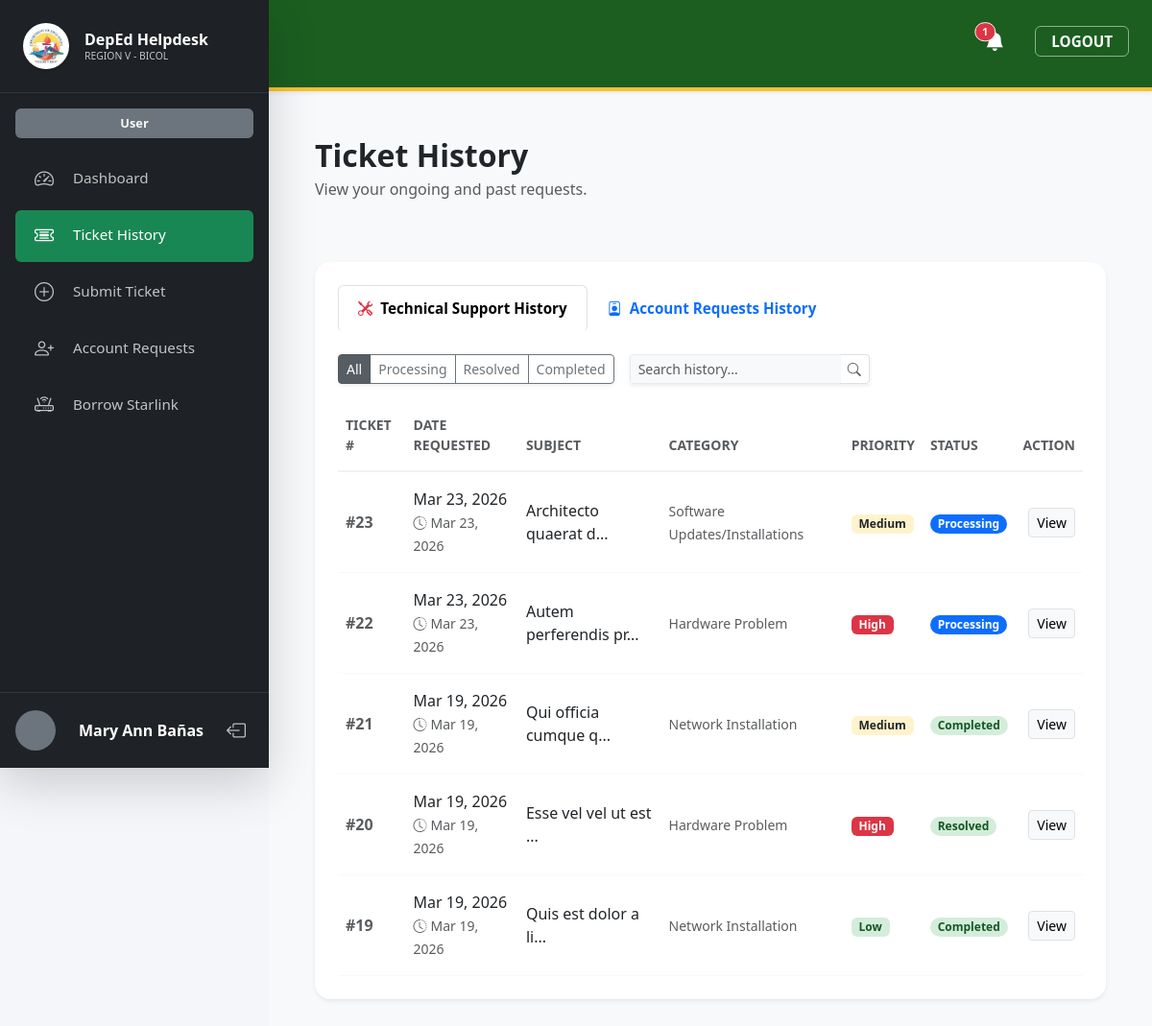
/ticket_history.php (signed in), run on the app's committed database.
### tables this page shows
CREATE TABLE `ticket` (
  `ticketId` int NOT NULL,
  `subject` varchar(150) NOT NULL,
  `description` text NOT NULL,
  `priority` enum('Low','Medium','High','Express') DEFAULT 'Medium',
  `status` enum('Pending','Processing','Resolved','Completed') DEFAULT 'Pending',
  `remarks` text,
  `userId` int NOT NULL,
  `departmentId` int NOT NULL,
  `createdAt` timestamp NULL DEFAULT CURRENT_TIMESTAMP,
  `updatedAt` datetime DEFAULT CURRENT_TIMESTAMP ON UPDATE CURRENT_TIMESTAMP,
  `assignedTo` int DEFAULT NULL,
  `categoryId` int DEFAULT NULL,
  `technician_signature` longtext,
  `resolvedBy` int DEFAULT NULL,
  `resolvedAt` datetime DEFAULT NULL,
  `completedAt` datetime DEFAULT NULL,
  `release_reason` text,
  `released_at` datetime DEFAULT NULL
);

CREATE TABLE `category` (
  `categoryId` int NOT NULL,
  `categoryName` varchar(50) NOT NULL,
  `categoryType` varchar(50) NOT NULL,
  `is_express_eligible` tinyint(1) DEFAULT '0'
);

### ticket_history.php (the view, shortened to what this page needs)
<?php
function formatTimeAgo($datetime)
{
    $time = strtotime($datetime);
    $diff = time() - $time;
    return date("M d, Y", $time);
}
$limit = 10;
$techPage = isset($_GET['tech_page']) ? max(1, (int)$_GET['tech_page']) : 1;
$techOffset = ($techPage - 1) * $limit;
$techFilter = $_GET['tech_filter'] ?? 'all';
$techSearch = trim($_GET['tech_search'] ?? '');
$activeTab = $_GET['tab'] ?? 'tech';
include 'head.php';
?>
<body>
    <div class="d-flex flex-column flex-md-row" style="min-height: 100vh;">
        <?php include 'sidebar.php'; ?>
        <div class="flex-grow-1 bg-light main-content" style="min-height: 100vh; overflow-y: auto;">
            <?php include 'header.php'; ?>
            <div class="container-fluid py-5 px-5">
                <div class="row align-items-center mb-5">
                    <div class="col-md-8">
                        <h2 class="fw-bold text-dark mb-1">Ticket History</h2>
                        <p class="text-muted">View your ongoing and past requests.</p>
                    </div>
                </div>
                <div class="card border-0 shadow-sm rounded-4 p-4 mb-5">
                    <ul class="nav nav-tabs border-0 mb-4" id="historyTabs" role="tablist">
                        <li class="nav-item" role="presentation">
                            <button class="nav-link fw-semibold <?= $activeTab === 'tech' ? 'active' : '' ?>" id="tech-tab" data-bs-toggle="tab" data-bs-target="#tech-history" type="button" role="tab">
                                <i class="bi bi-tools me-2 text-danger"></i>Technical Support History
                            </button>
                        </li>
                        <li class="nav-item" role="presentation">
                            <button class="nav-link fw-semibold <?= $activeTab === 'acct' ? 'active' : '' ?>" id="acct-tab" data-bs-toggle="tab" data-bs-target="#acct-history" type="button" role="tab">
                                <i class="bi bi-person-badge me-2 text-primary"></i>Account Requests History
                            </button>
                        </li>
                    </ul>
                    <div class="tab-content" id="historyTabsContent">
                        <div class="tab-pane fade <?= $activeTab === 'tech' ? 'show active' : '' ?>" id="tech-history" role="tabpanel">
                            <div class="mb-4">
                                <div class="d-flex flex-wrap gap-3">
                                    <div class="btn-group shadow-sm" role="group">
                                        <a href="?tab=tech&tech_page=1&tech_filter=all&tech_search=<?= urlencode($techSearch) ?>" class="btn btn-sm <?= $techFilter === 'all' ? 'btn-secondary active' : 'btn-outline-secondary' ?>">All</a>
                                        <a href="?tab=tech&tech_page=1&tech_filter=Processing&tech_search=<?= urlencode($techSearch) ?>" class="btn btn-sm <?= $techFilter === 'Processing' ? 'btn-secondary active' : 'btn-outline-secondary' ?>">Processing</a>
                                        <a href="?tab=tech&tech_page=1&tech_filter=Resolved&tech_search=<?= urlencode($techSearch) ?>" class="btn btn-sm <?= $techFilter === 'Resolved' ? 'btn-secondary active' : 'btn-outline-secondary' ?>">Resolved</a>
                                        <a href="?tab=tech&tech_page=1&tech_filter=Completed&tech_search=<?= urlencode($techSearch) ?>" class="btn btn-sm <?= $techFilter === 'Completed' ? 'btn-secondary active' : 'btn-outline-secondary' ?>">Completed</a>
                                    </div>
                                    <form method="GET" class="d-flex">
                                        <div class="input-group input-group-sm shadow-sm" style="width: 250px;">
                                            <input type="text" name="tech_search" class="form-control border-end-0" placeholder="Search history..." value="<?= htmlspecialchars($techSearch) ?>">
                                            <button class="btn btn-white border border-start-0" type="submit"><i class="bi bi-search text-muted"></i></button>
                                        </div>
                                    </form>
                                </div>
                            </div>
                            <div class="table-responsive">
                                <table class="table table-borderless align-middle mb-0" id="techTable">
                                    <thead style="border-bottom: 2px solid #f0f2f5;">
                                         <tr>
                                            <th class="text-muted small fw-bold pb-3">TICKET #</th>
                                            <th class="text-muted small fw-bold pb-3">DATE REQUESTED</th>
                                            <th class="text-muted small fw-bold pb-3">SUBJECT</th>
                                            <th class="text-muted small fw-bold pb-3">CATEGORY</th>
                                            <th class="text-muted small fw-bold pb-3">PRIORITY</th>
                                            <th class="text-muted small fw-bold pb-3">STATUS</th>
                                            <th class="text-end text-muted small fw-bold pb-3">ACTION</th>
                                        </tr>
                                    </thead>
                                    <tbody>
                                        <?php
                                        $techSearchParam = "%$techSearch%";
                                        $dataSql = "SELECT t.*, c.categoryName
                                                FROM ticket t
                                                LEFT JOIN category c ON t.categoryId = c.categoryId
                                                WHERE t.userId = ?
                                                AND t.status != 'Pending'
                                                AND (c.categoryType != 'Account Services' OR c.categoryType IS NULL)
                                                AND (? = 'all' OR t.status = ?)
                                                AND (? = '' OR t.subject LIKE ?)
                                                ORDER BY t.createdAt DESC LIMIT ? OFFSET ?";
                                        $stmt = $pdo->prepare($dataSql);
                                        $stmt->execute([$userId, $techFilter, $techFilter, $techSearchParam, $techSearchParam, $limit, $techOffset]);
                                        if ($stmt->rowCount() > 0) {
                                            while ($row = $stmt->fetch()) {
                                                $badgeClass = match ($row['status']) {
                                                    'Processing' => 'bg-primary',
                                                    'Resolved' => 'bg-success bg-opacity-75',
                                                    'Completed' => 'bg-success',
                                                    default => 'bg-secondary'
                                                };
                                                $prioClass = match ($row['priority']) {
                                                    'Express' => 'bg-express',
                                                    'High' => 'bg-danger',
                                                    'Medium' => 'bg-warning text-dark',
                                                    'Low' => 'bg-success',
                                                    default => 'bg-secondary'
                                                };
                                                $exactDate = date("M d, Y", strtotime($row['createdAt']));
                                                $aging = formatTimeAgo($row['createdAt']);
                                                echo "<tr style='border-bottom: 1px solid #f8f9fa;'>";
                                                echo "<td class='py-3 fw-bold text-muted'>#" . $row['ticketId'] . "</td>";
                                                echo "<td class='py-3'><div class='text-dark fw-medium'>" . $exactDate . "</div><small class='text-muted'><i class='bi bi-clock-history me-1'></i>" . $aging . "</small></td>";
                                                echo "<td class='py-3'>" . htmlspecialchars(substr($row['subject'], 0, 35)) . "...";
                                                echo "</td>";
                                                echo "<td class='py-3'><span class='small text-muted'>" . htmlspecialchars($row['categoryName'] ?? 'General') . "</span></td>";
                                                echo "<td class='py-3'><span class='badge " . $prioClass . "'>" . $row['priority'] . "</span></td>";
                                                echo "<td class='py-3'><span class='badge rounded-pill " . $badgeClass . "'>" . $row['status'] . "</span></td>";
                                                echo "<td class='py-3 text-end'>";
                                                echo "<a href='view_ticket.php?id=" . $row['ticketId'] . "' class='btn btn-sm btn-light border'>View</a>";
                                                echo "</td></tr>";
                                            }
                                        } else {
                                            echo "<tr><td colspan='7' class='text-center py-5 text-muted small'>No history found.</td></tr>";
                                        }
                                        ?>
                                    </tbody>
                                </table>
                            </div>
                        </div>
                    </div>
                </div>
            </div>
        </div>
    </div>
</body>
</html>

### style.css (style rules this page uses)
:root { --deped-green: #1b5e20; --deped-gold: #fbc02d; --sidebar-bg: #1a1c1e; --bg-light: #f4f6f9; --card-radius: 12px; }
body { font-family: 'Segoe UI', Tahoma, Geneva, Verdana, sans-serif; background-color: var(--bg-light); }
.main-content { margin-left: 280px; width: calc(100% - 280px); }
.form-control, .form-select { background-color: #f8f9fa; border: 1px solid #e9ecef; border-radius: 8px; padding: 12px 15px; font-size: 0.95rem; }
.badge.bg-warning { background-color: #fff3cd !important; color: #856404; }
.badge.bg-success { background-color: #d4edda !important; color: #155724; }

### sidebar.php (style rules this page uses)
.nav-link { padding: 12px 20px; font-size: 0.95rem; font-weight: 500; border-radius: 6px; margin-bottom: 5px; transition: all 0.2s ease; }

### data on the page
ticket: ticketId "23", createdAt "Mar 23, 2026", subject "Architecto quaerat d", categoryId.categoryName "Software Updates/Installations", priority "Medium", status "Processing"
ticket: ticketId "22", createdAt "Mar 23, 2026", subject "Autem perferendis pr", categoryId.categoryName "Hardware Problem", priority "High", status "Processing"
ticket: ticketId "21", createdAt "Mar 19, 2026", subject "Qui officia cumque q", categoryId.categoryName "Network Installation", priority "Medium", status "Completed"
ticket: ticketId "20", createdAt "Mar 19, 2026", subject "Esse vel vel ut est", categoryId.categoryName "Hardware Problem", priority "High", status "Resolved"
ticket: ticketId "19", createdAt "Mar 19, 2026", subject "Quis est dolor a li", categoryId.categoryName "Network Installation", priority "Low", status "Completed"

### other printed values
$displayName "Mary Ann Bañas"
$totalAlerts "1"
